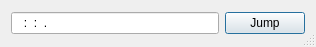
<?xml version="1.0" encoding="UTF-8"?>
<ui version="4.0">
 <class>PlaybackJumpDialog</class>
 <widget class="QDialog" name="PlaybackJumpDialog">
  <property name="geometry">
   <rect>
    <x>0</x>
    <y>0</y>
    <width>316</width>
    <height>47</height>
   </rect>
  </property>
  <property name="sizePolicy">
   <sizepolicy hsizetype="Expanding" vsizetype="Preferred">
    <horstretch>0</horstretch>
    <verstretch>0</verstretch>
   </sizepolicy>
  </property>
  <property name="windowTitle">
   <string>Jump to Time</string>
  </property>
  <property name="sizeGripEnabled">
   <bool>true</bool>
  </property>
  <layout class="QVBoxLayout" name="verticalLayout">
   <item>
    <layout class="QHBoxLayout" name="horizontalLayout">
     <item>
      <widget class="QLineEdit" name="timeEdit">
       <property name="inputMask">
        <string>000:00:00.000000000</string>
       </property>
       <property name="text">
        <string>::.</string>
       </property>
      </widget>
     </item>
     <item>
      <widget class="QPushButton" name="btnJump">
       <property name="text">
        <string>Jump</string>
       </property>
      </widget>
     </item>
    </layout>
   </item>
  </layout>
 </widget>
 <resources/>
 <connections/>
</ui>
